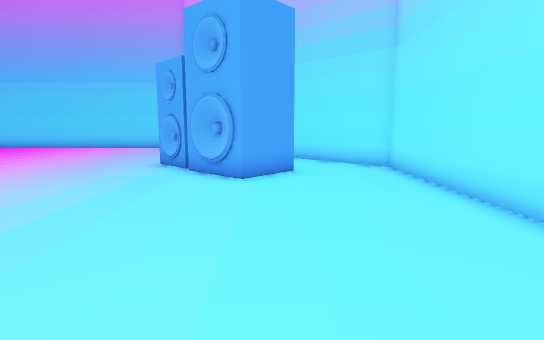
[1] (above)

17 first-person views from a walk through a Unity game level. The camera is 1.3 m above the floor, tilts 8° down and sees 80° across. The floor is counted in squares, 1 m on a side. Each view is taken from the middle of a square. On the plan, view 1 faces up. The plan holds only what a view shows up to about 14 squares ahead; the rest is blank. The place goes on beyond the plan. Some animated figures are not drawn.

[2]
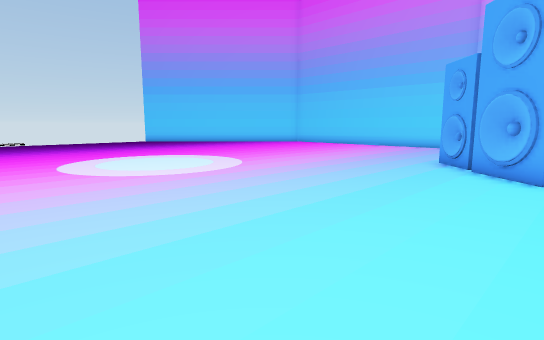

[3]
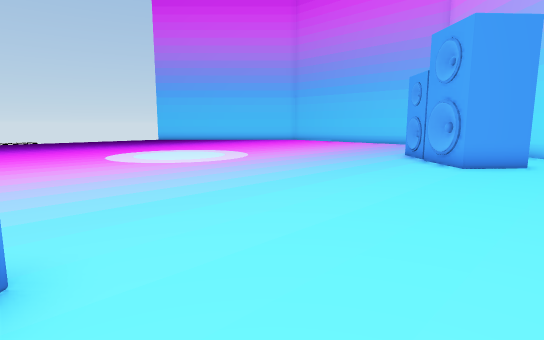

[4]
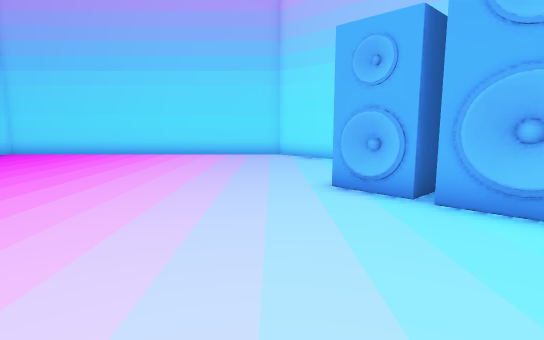

[5]
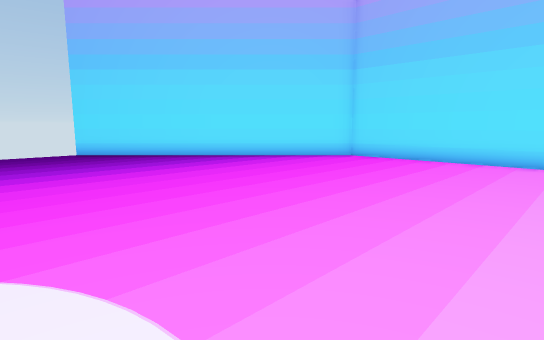

[6]
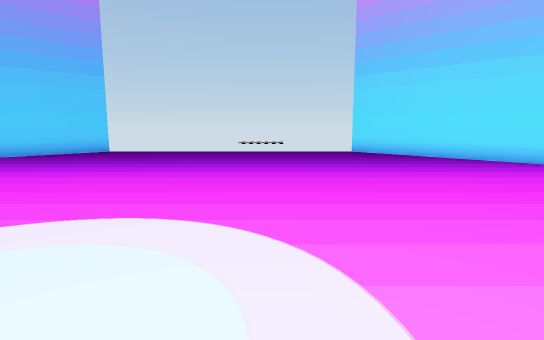

[7]
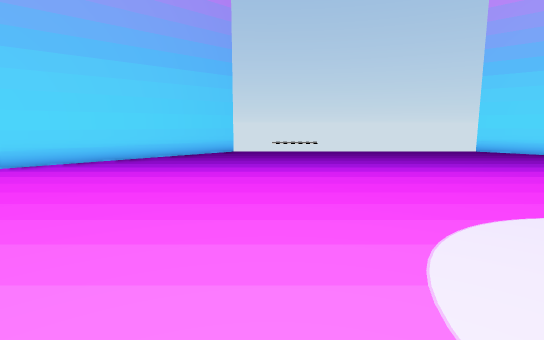

[8]
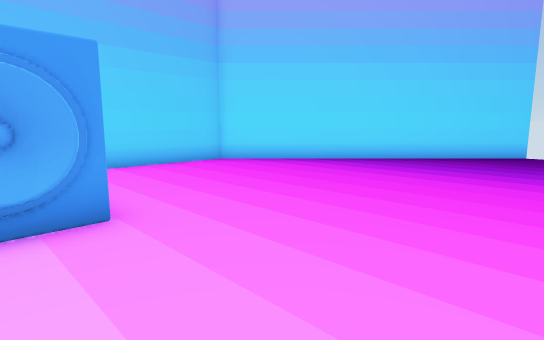

[9]
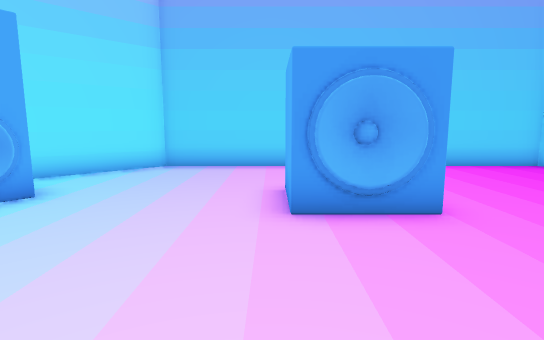

[10]
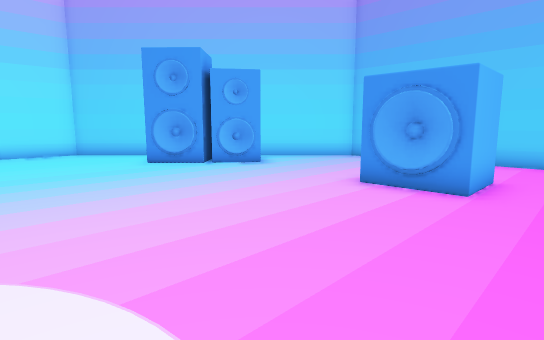

[11]
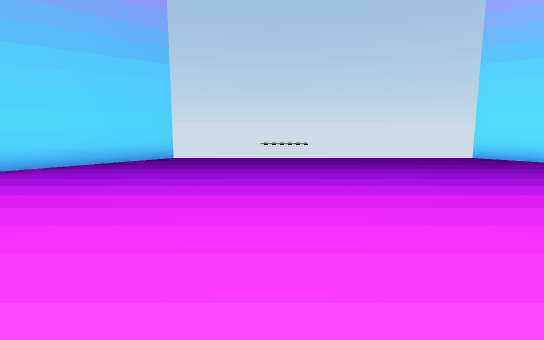

[12]
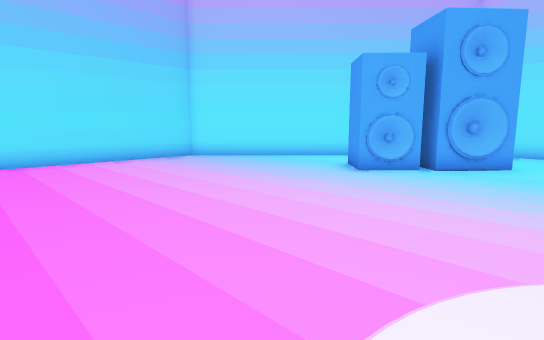

[13]
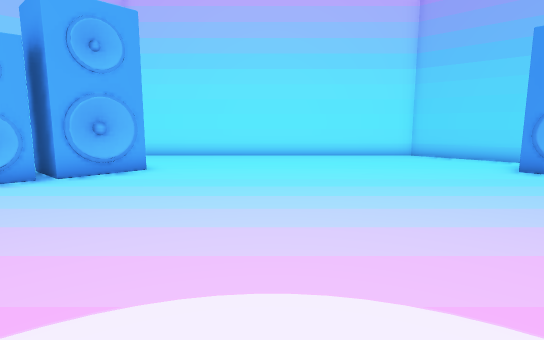

[14]
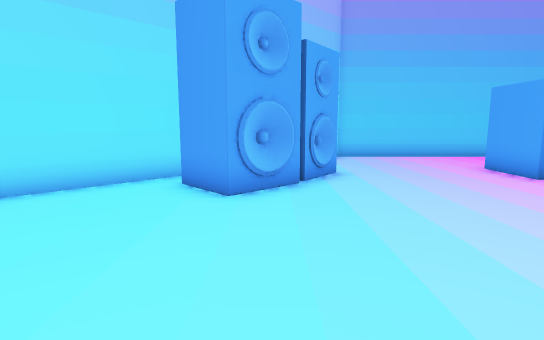

[15]
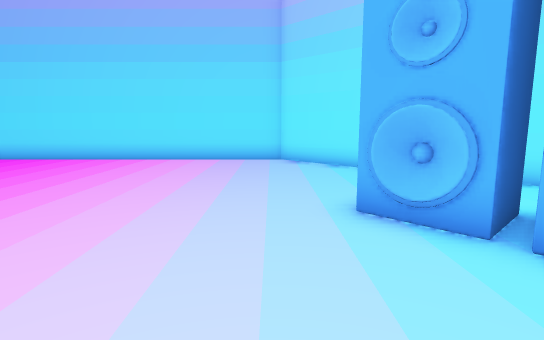

[16]
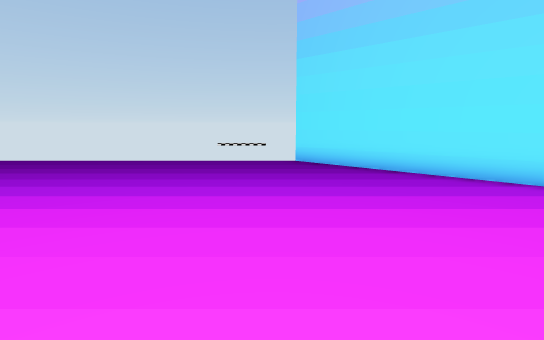

[17]
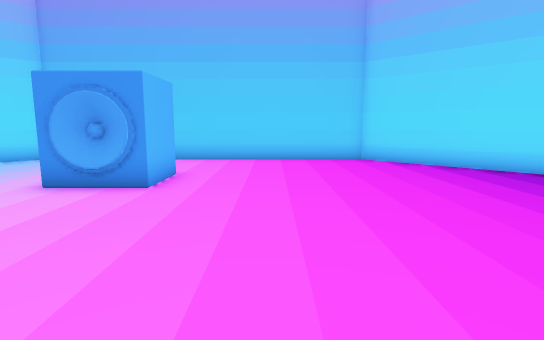

### Floor plan
Points are (right, up) in squares from view 1. A wall is a line through its corners. A room is listed if a view was taken in it or the views show most of it. See-through windows are left out.
Room 1 (views 1, 2, 3, 4, 5, 6, 7, 8, 9, 10, 11, 12, 13, 14, 15, 16, 17)
walls: (-10.2, -4.4) (-9.6, -4.8); (-10.5, -4.5) (-8.3, -4.5); (-10, -4.5) (-9.2, -4.7) (-8.3, -4.4) (-8.3, -6.5); (-9.9, -4.5) (-9.4, -4.7); (-10.5, -4.6) (-10.3, -4.4); (-9.4, -4.6) (-8.6, -4.5); (-9.1, -4.7) (-8.8, -4.5); (-9, -4.7) (-8.6, -4.4); (-2.7, 9.4) (-3.1, 10.2); (-2.9, 9.7) (-3.2, 10.2); (-2.8, 9.7) (-3, 10); (-2, 8.4) (-2.2, 8.8); (-2.4, 9.3) (-3.7, 10.8); (-2.9, 10.1) (-3.9, 10.6) (-2.6, 11.8); (-2.4, 9.5) (-3.1, 9.8); (-2.9, 10.3) (-3.6, 10.5); (-10.5, -6.5) (-10.5, -4.6) (-10.3, -4.4) (-9.3, -4.7); (-1.4, 8.4) (-1.9, 8.7); (-1.1, 7.9) (-1.6, 8.5) (-2.3, 8.9) (-2.4, 9.1) (-1, 10.7); (-1, 7.7) (-1.2, 8.2); (-0.9, 7.7) (-1.6, 8.7) (-2.3, 8.8); (-0.7, 7.6) (-2.3, 9.2); (-2.5, -3.8) (-1.8, -3.7); (-2, -3.3) (-1.6, -2.8); (-2.5, -3.9) (-1.8, -3.5) (-1.6, -3); (-2.4, -3.8) (-1.8, -3.4); (-1.4, 10.6) (-2.7, 9.3) (-2.9, 9.9) (-3.5, 10.4) (-3.6, 10.7); (-2, -3.7) (-1.3, -2.6) (0, -4.1); (-3.8, -5.5) (-3.3, -5.2) (-3, -4.6); (-1.7, -3.5) (-1.5, -2.9); (-3.2, -5.1) (-3.1, -4.5); (-3.2, -5.2) (-2.9, -4.5); (-3.8, -5.7) (-2.7, -4.3); (-3.7, -5.7) (-3.6, -5) (-3.3, -4.7); (-3.7, -5.8) (-3.8, -5.4) (-3.3, -5.2); (0.7, 9.2) (-0.7, 7.6) (-1, 7.7) (-1.3, 8.3) (-1.7, 8.6) (-2, 8.7); (-1.7, -5.1) (-2.6, -4.1) (-1.2, -2.8); (0.3, -5.2) (3.6, -1.8) (3.6, 9.9) (-4.7, 18.1) (-16.4, 18.1) (-24.6, 9.9); (-24.6, -1.9) (-16.4, -10.1) (-4.7, -10.1) (-1.9, -7.4)

Where each view was taken, in squares from view 1:
view 1: 0 up, 0 right, facing up
view 2: 1 down, 0 right, facing up-left
view 3: 3 down, 2 right, facing up-left
view 4: 4 up, 5 left, facing up
view 5: 6 up, 9 left, facing up-left
view 6: 6 up, 9 left, facing left
view 7: 0 up, 9 left, facing left
view 8: 0 up, 9 left, facing down-left
view 9: 0 up, 8 left, facing down
view 10: 2 up, 12 left, facing down-right
view 11: 2 up, 12 left, facing left
view 12: 6 up, 12 left, facing up-right
view 13: 4 up, 10 left, facing right
view 14: 3 up, 2 left, facing down
view 15: 6 up, 5 left, facing up
view 16: 9 up, 13 left, facing left
view 17: 2 up, 13 left, facing down
